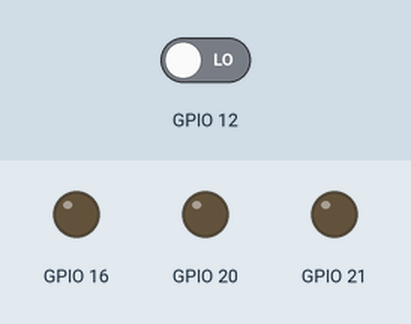
A program run on a simulated Raspberry Pi (BCM pin numbers). On the bench: output pins drawn as LEDs (lit = HIGH). Dashed ring = blinking. The inputs (shaded band) are chosen by the test bench; at power-on: GPIO 12 LOW.

Above: at 1.2 s.
1.3 s: GPIO 12 driven HIGH
At 1.45 s:
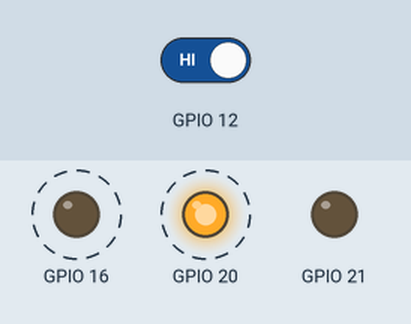
At 1.85 s:
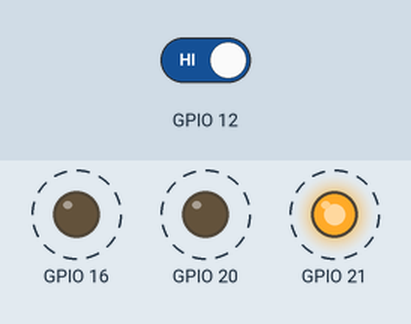
4.3 s: GPIO 12 driven LOW
At 4.9 s:
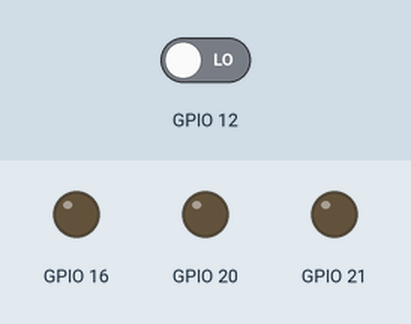
Timing chart, 0 to 7.3 s (numbered marks = the images above; inputs shaded):
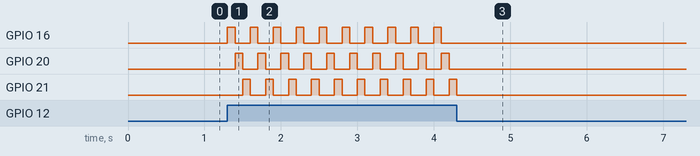

Measured:
- after the input at 1.3 s, GPIO 16: alternates HIGH for 0.10 s and LOW for 0.20 s, starting at once; GPIO 20: alternates HIGH for 0.10 s and LOW for 0.20 s, starting after 0.10 s; GPIO 21: alternates HIGH for 0.10 s and LOW for 0.20 s, starting after 0.20 s
- after the input at 4.3 s, GPIO 16, GPIO 20: stops changing and stays LOW; GPIO 21: goes on until 4.3 s, then stays LOW

The program:

Ex7_Botao.py
```python
#Ligar 1 LED

#Importa biblioteca para controle das GPIO
import RPi.GPIO as gpio

#Importa biblioteca para controle de tempo
import time

#GPIO.BOARD = numeros impressoras na placa
#GPIO.BCM   = numeros pelos pinos de saída GPIO

gpio.setmode(gpio.BCM)


#Define os pinos da placa como saida
gpio.setup(16, gpio.OUT)
gpio.setup(20, gpio.OUT)
gpio.setup(21, gpio.OUT)

#Define o pino do botao como entrada
gpio.setup(12, gpio.IN)

#Apaga os leds
gpio.output(16, gpio.LOW)
gpio.output(20, gpio.LOW)
gpio.output(21, gpio.LOW)

while True:
    if gpio.input(12) == gpio.HIGH:

            gpio.output(16, gpio.HIGH)
            gpio.output(20, gpio.LOW)
            gpio.output(21, gpio.LOW)
            time.sleep(0.1)
            gpio.output(16, gpio.LOW)
            gpio.output(20, gpio.HIGH)
            gpio.output(21, gpio.LOW)
            time.sleep(0.1)
            gpio.output(16, gpio.LOW)
            gpio.output(20, gpio.LOW)
            gpio.output(21, gpio.HIGH)
            time.sleep(0.1)

    else:
            gpio.output(16, gpio.LOW)
            gpio.output(20, gpio.LOW)
            gpio.output(21, gpio.LOW)

gpio.cleanup()
```
